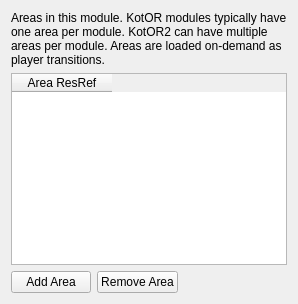
      <widget class="QWidget" name="tabAreaList">
       <attribute name="title">
        <string>Area List</string>
       </attribute>
       <layout class="QVBoxLayout" name="verticalLayout">
        <item>
         <widget class="QLabel" name="labelAreaListInfo">
          <property name="text">
           <string>Areas in this module. KotOR modules typically have one area per module. KotOR2 can have multiple areas per module. Areas are loaded on-demand as player transitions.</string>
          </property>
          <property name="wordWrap">
           <bool>true</bool>
          </property>
         </widget>
        </item>
        <item>
         <widget class="QTableWidget" name="areaListTable">
          <property name="toolTip">
           <string>List of areas accessible in this module. Each area has a ResRef (ARE file name).</string>
          </property>
          <column>
           <property name="text">
            <string>Area ResRef</string>
           </property>
          </column>
         </widget>
        </item>
        <item>
         <layout class="QHBoxLayout" name="horizontalLayoutAreaList">
          <item>
           <widget class="QPushButton" name="addAreaButton">
            <property name="text">
             <string>Add Area</string>
            </property>
            <property name="toolTip">
             <string>Add a new area to the module area list</string>
            </property>
           </widget>
          </item>
          <item>
           <widget class="QPushButton" name="removeAreaButton">
            <property name="text">
             <string>Remove Area</string>
            </property>
            <property name="toolTip">
             <string>Remove selected area from the module area list</string>
            </property>
           </widget>
          </item>
          <item>
           <spacer name="horizontalSpacerAreaList">
            <property name="orientation">
             <enum>Qt::Horizontal</enum>
            </property>
            <property name="sizeHint" stdset="0">
             <size>
              <width>40</width>
              <height>20</height>
             </size>
            </property>
           </spacer>
          </item>
         </layout>
        </item>
       </layout>
      </widget>
